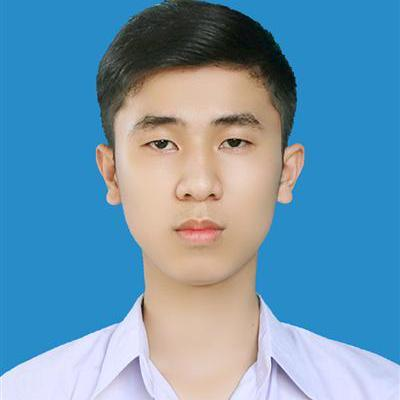
#> input picture 97447370.jpg, 400 x 400 px
$ python convolutions.py
#> lines starting #> are read from the running program, lines starting #| are printed output that depends on the picture
import cv2
import numpy as np
import matplotlib.pyplot as plt

np.random.seed(5)

def changeImgToGray():
    image = cv2.imread('97447370.jpg')
#> image is the input picture: shape (400, 400, 3); mean B, G, R 177.5, 150.5, 107.2
    image = cv2.resize(image, (200, 200))
#> image: shape (200, 200, 3)
    img_gray = cv2.cvtColor(image, cv2.COLOR_BGR2GRAY) / 255.0  # Sửa lỗi chuyển đổi màu
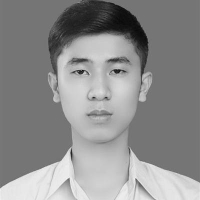
#> img_gray: shape (200, 200) float64; min 0.0392, max 0.953, mean 0.552
    return img_gray

class Conv2d:
    def __init__(self, input, numofKernel=8, kernelSize=3, padding=0, stride=1):
#> called with numofKernel = 8, kernelSize = 3, padding = 2, stride = 1
        self.input = np.pad(input, ((padding, padding), (padding, padding)), 'constant')
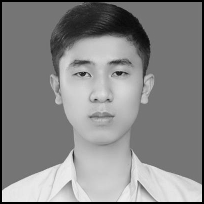
#> self.input: shape (204, 204) float64; min 0, max 0.953, mean 0.53
        self.stride = stride
        self.kernel = np.random.randn(numofKernel, kernelSize, kernelSize)
        self.results = np.zeros((int((self.input.shape[0] - self.kernel.shape[1]) / self.stride) + 1,
                                int((self.input.shape[1] - self.kernel.shape[2]) / self.stride) + 1,
                                self.kernel.shape[0]))

    def getRoi(self):
        for row in range(int((self.input.shape[0] - self.kernel.shape[1]) / self.stride) + 1):
            for col in range(int((self.input.shape[1] - self.kernel.shape[2]) / self.stride) + 1):
                roi = self.input[row * self.stride: row * self.stride + self.kernel.shape[1],
                                col * self.stride: col * self.stride + self.kernel.shape[2]]
                yield row, col, roi

    def operator(self):
        for layer in range(self.kernel.shape[0]):
            for row, col, roi in self.getRoi():
                self.results[row, col, layer] = np.sum(roi * self.kernel[layer])

        return self.results

# class Relu
class Relu:
    def __init__(self, input_data):
        self.input_data = input_data
        self.results = np.zeros((self.input_data.shape[0], self.input_data.shape[1], self.input_data.shape[2]))

    def operator(self):
        for layer in range(self.input_data.shape[2]):
            for row in range(self.input_data.shape[0]):
                for col in range(self.input_data.shape[1]):
                    self.results[row, col,layer] = 0 if self.input_data[row, col,layer] < 0 else self.input_data[row, col,layer]
        return self.results

class RekyRelu:
    def __init__(self, input_data):
        self.input_data = input_data
        self.results = np.zeros((self.input_data.shape[0], self.input_data.shape[1], self.input_data.shape[2]))

    def operator(self):
        for layer in range(self.input_data.shape[2]):
            for row in range(self.input_data.shape[0]):
                for col in range(self.input_data.shape[1]):
                    self.results[row, col,layer] = 0.1*self.input_data[row, col,layer] if self.input_data[row, col,layer] < 0 else self.input_data[row, col,layer]
        return self.results

class MaxPooling:
    def __init__(self,input,poolingSize = 2):
        self.input=input
        self.poolingSize=poolingSize
        self.results= np.zeros((int(self.input.shape[0]/self.poolingSize),
                                int(self.input.shape[1]/self.poolingSize)
                                ,self.input.shape[2]))


    def operator(self):
        for layer in range(self.input.shape[2]):
            for row in range(int(self.input.shape[0]/self.poolingSize)):
                for col in range(int(self.input.shape[1]/self.poolingSize)):
                    self.results[row, col,layer] = np.max(self.input[row*self.poolingSize : row*self.poolingSize + self.poolingSize
                                                             ,col*self.poolingSize:col*self.poolingSize + self.poolingSize
                                                             ,layer])
        return self.results

class SoftMax:
    def __init__(self,input , nodes):
        self.input=input
        self.nodes=nodes
        #y = w0 +w(i) * x
        self.flatten = self.input.flatten
        self.weigth = np.random.randn(self.flatten.shape[0])/self.flatten.shape[0]
        self.bias = np.random.randn(nodes)
    def operator(self):
        totals = np.dot(self.flatten , self.weigth) * self.bias
        exp = np.exp(totals)
        return exp/sum(exp)


# Instantiate the Conv2d class and perform convolution
img_gray = changeImgToGray()

conv2d = Conv2d(img_gray, 8, 3, padding=2, stride=1)
img_gray_2d = conv2d.operator()
# relu
conv2d_relu = RekyRelu(img_gray_2d)
img_gray_2d_relu = conv2d_relu.operator()
#Maxpooling
img_maxpooling = MaxPooling(img_gray_2d_relu).operator()
plt.imshow(img_maxpooling[:, :, 0], cmap='gray')
plt.show()
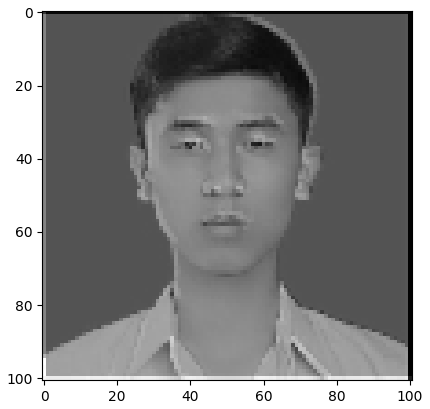
#> figure drawn by matplotlib, 1 panel
